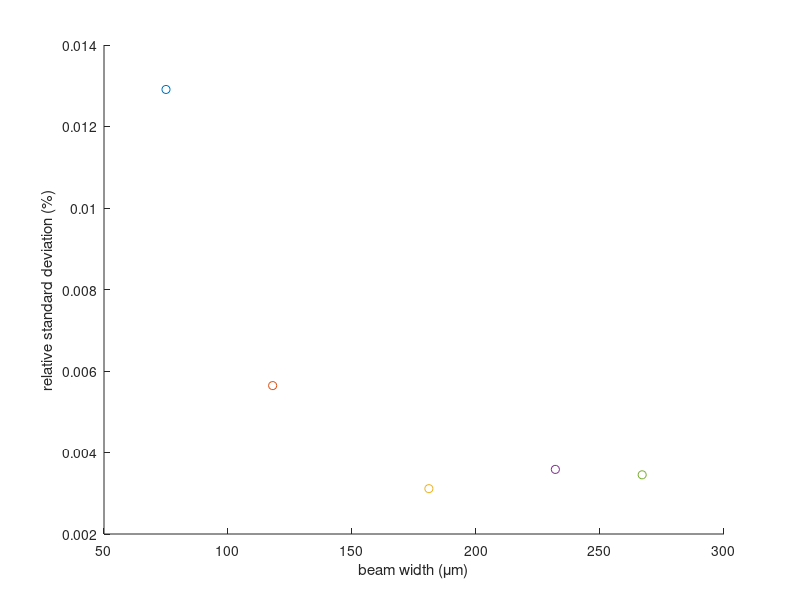

Recreate this plot in MATLAB.
clearvars; close all; clc;

file = load('beam1.mat');
dLaser1 = file.dLaserResult;

file = load('beam2.mat');
dLaser2 = file.dLaserResult;

file = load('beam3.mat');
dLaser3 = file.dLaserResult;

file = load('beam4.mat');
dLaser4 = file.dLaserResult;

file = load('beam5.mat');
dLaser5 = file.dLaserResult;

%{
figure
plot(dLaser1(:, 19), 'LineWidth',2)
hold on
plot(dLaser2(:, 29),'r', 'LineWidth',2)
hold on
plot(dLaser3(:, 45),'g', 'LineWidth',2)
hold on
plot(dLaser4(:, 58),'m', 'LineWidth',2)
hold on
plot(dLaser5(:, 67),'k', 'LineWidth',2)
title('Absorptivity resulting from different beam widths')
xlabel('distance along surface (\mum)')
ylabel('absorptivity (%)')
axis([50 550 0.63 0.73])
legend('75 \mum', '118 \mum', '181 \mum', '232 \mum', '267 \mum')
%}

figure
scatter(75, std(dLaser1(50:550, 19)) / mean(dLaser1(50:550, 19)))
hold on
scatter(118, std(dLaser2(50:550, 29)) / mean(dLaser2(50:550, 29)))
hold on
scatter(181, std(dLaser3(50:550, 45)) / mean(dLaser3(50:550, 45)))
hold on
scatter(232, std(dLaser4(50:550, 58)) / mean(dLaser4(50:550, 58)))
hold on
scatter(267, std(dLaser5(50:550, 67)) / mean(dLaser5(50:550, 67)))
axis([50 300 2*10^(-3) 14*10^(-3)])
xlabel('beam width (\mum)')
ylabel('relative standard deviation (%)')